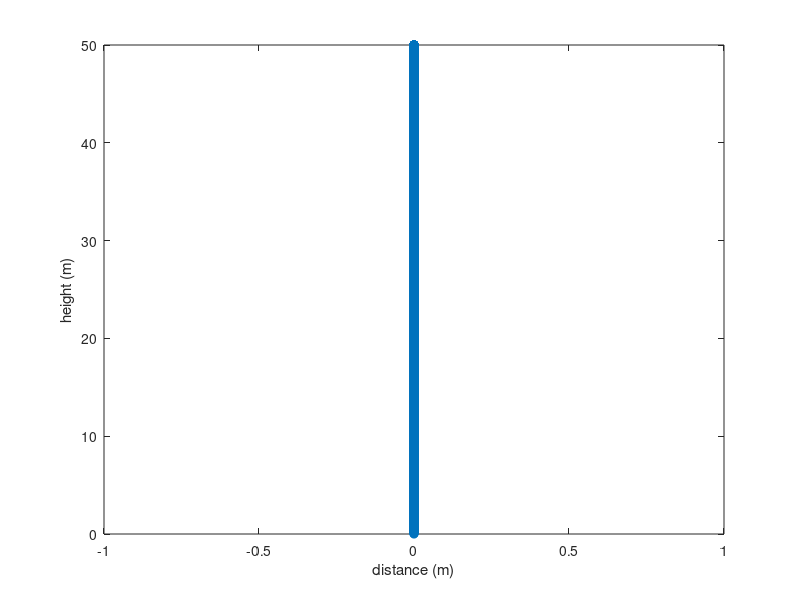

The MATLAB script that drew this image:
clear;
format compact;    % type "help format" to learn what this does

g=9.8;             % acceleration due to gravity
speed=0;          % initial speed is 50 m/s
angle=270;          % beware of radians vs degrees for trig functions

h=0.001;      % timestep of 0.5 second
bigPos=[0 50];  % start at 50m above ground
smallPos=[0 50];
bigVel=speed*[cosd(angle) sind(angle)];
smallVel = bigVel;


Cd = 0.018;
p = 1.2;
rho = 7800;
bigM = 100 * 0.454;
smallM = 0.454;
bigR = ( (3*bigM) / (4*pi*rho) )^(1/3);
smallR = ( (3*smallM) / (4*pi*rho) )^(1/3);
bigA = pi*bigR^2;
smallA = pi*smallR^2;

exactRange=speed^2*sind(2*angle)/g;

i=0;
time = 0;

while bigPos(2)>=0
  i=i+1;
  x(i)=bigPos(1);
  y(i)=bigPos(2);
  x2(i)=smallPos(1);
  y2(i)=smallPos(2);

  % Acceleration due to gravity with air resistance
  bigAcc=  -(0.5*Cd*p*bigA*norm(bigVel)/bigM)*bigVel - [0 g];
  smallAcc= -(0.5*Cd*p*smallA*norm(smallVel)/smallM)*smallVel - [0 g];

  % Euler method
  bigPos= bigPos + h*bigVel;
  bigVel= bigVel + h*bigAcc;
  
  smallPos = smallPos + h*smallVel;
  smallVel = smallVel + h*smallAcc;
  
  time = time + h;
end
if smallPos(2) < 0
    smallPos(2) = 0;
end

if bigPos(2) < 0
    bigPos(2) = 0;
end
% plot the trajectory as points connected by lines
plot(x,y,'o-')
xlabel('distance (m)')
ylabel('height (m)')

disp(bigPos)
disp(smallPos)

% linear interpolation to estimate the range of the projectile
%slope=(pos(2)-y(end))/(pos(1)-x(end));
%range=x(end)-y(end)/slope;
%perror = 100 * abs(range - exactRange) / exactRange;
